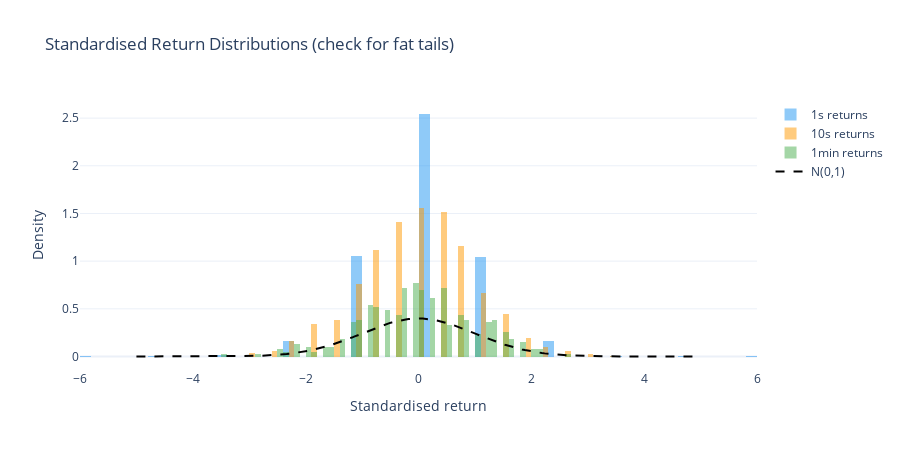

Notebook source saved alongside this figure:
### Code cell
fig_ret = go.Figure()
colors = {"1s": "#2196F3", "10s": "#FF9800", "1min": "#4CAF50"}

for label in ["1s", "10s", "1min"]:
    df = bars_all[label]
    returns = df["close"].diff().dropna().values
    if len(returns) == 0:
        continue
    
    # Normalise for comparison
    mu, sigma = returns.mean(), returns.std()
    if sigma > 0:
        z = (returns - mu) / sigma
    else:
        z = returns
    
    fig_ret.add_trace(go.Histogram(
        x=z, name=f"{label} returns",
        marker_color=colors[label], opacity=0.5,
        nbinsx=100, histnorm="probability density",
    ))
    
    kurt = stats.kurtosis(z)
    print(f"  {label:>4s}: n={len(returns):>6,}, σ={sigma:.4f}, kurtosis={kurt:.2f}")

# Normal reference
x_norm = np.linspace(-5, 5, 200)
fig_ret.add_trace(go.Scatter(
    x=x_norm, y=stats.norm.pdf(x_norm),
    name="N(0,1)", mode="lines",
    line=dict(color="black", width=2, dash="dash"),
))

fig_ret.update_layout(
    title="Standardised Return Distributions (check for fat tails)",
    xaxis=dict(title="Standardised return"),
    yaxis=dict(title="Density"),
    barmode="overlay",
    height=450,
    template="plotly_white",
)
fig_ret.show()

### Figure 1 — Plotly figure (JSON) as saved in the notebook; plotly's stock layout.template omitted (floating-point values rounded to 4 significant figures; data arrays with more than 128 entries replaced by an {"elided": "..."} marker saying what was removed)
{"data": [{"histnorm": "probability density", "marker": {"color": "#2196F3"}, "name": "1s returns", "nbinsx": 100, "opacity": 0.5, "type": "histogram", "x": {"elided": "23399 float values"}}, {"histnorm": "probability density", "marker": {"color": "#FF9800"}, "name": "10s returns", "nbinsx": 100, "opacity": 0.5, "type": "histogram", "x": {"elided": "2339 float values"}}, {"histnorm": "probability density", "marker": {"color": "#4CAF50"}, "name": "1min returns", "nbinsx": 100, "opacity": 0.5, "type": "histogram", "x": {"elided": "389 float values"}}, {"line": {"color": "black", "dash": "dash", "width": 2}, "mode": "lines", "name": "N(0,1)", "type": "scatter", "x": {"elided": "200 float values"}, "y": {"elided": "200 float values"}}], "layout": {"barmode": "overlay", "height": 450, "title": {"text": "Standardised Return Distributions (check for fat tails)"}, "xaxis": {"title": {"text": "Standardised return"}}, "yaxis": {"title": {"text": "Density"}}}}
